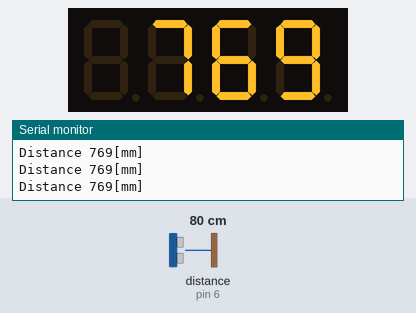
Bench run of a program on a simulated Arduino Nano, built with avr-gcc and run on an emulated ATmega328P. On the bench: 4-digit seven-segment display, the last lines printed to the serial monitor. Wiring (inferred from the names in the program): ultrasonic range finder: trigger pin 5; echo pin 6. Inputs (shaded band) come from the test bench; at power-on: distance to the obstacle (sensor on pin 6) 80 cm. The echo pulse lasts 58.3 µs per cm.

Above: at 1.2 s.
1.3 s: distance to the obstacle (sensor on pin 6) set to 2 cm
At 2.5 s:
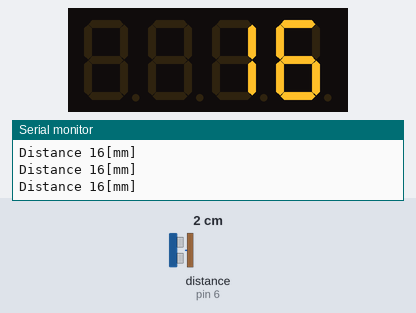
2.8 s: distance to the obstacle (sensor on pin 6) set to 4 cm
At 3.3 s:
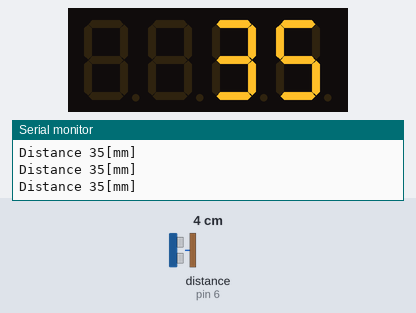
4.3 s: distance to the obstacle (sensor on pin 6) set to 35 cm
At 5.4 s:
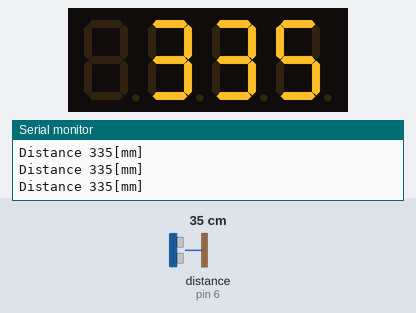
5.8 s: distance to the obstacle (sensor on pin 6) set to 9 cm
At 7.0 s:
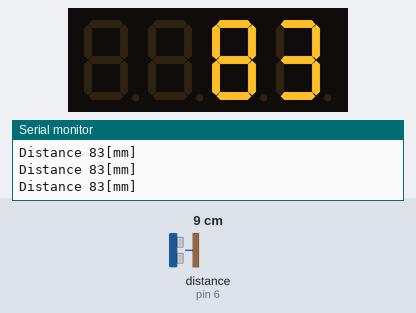
7.3 s: distance to the obstacle (sensor on pin 6) set to 18 cm
At 8.2 s:
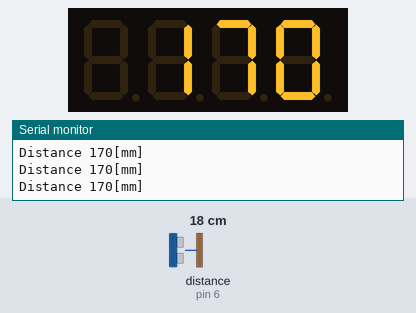

Measured:
- after the input at 1.3 s, the display: first changes at once (image 1 shows a later state)
- after the input at 2.8 s, the display: first changes at once (image 2 shows a later state)
- after the input at 4.3 s, the display: first changes at once (image 3 shows a later state)
- after the input at 5.8 s, the display: first changes at once (image 4 shows a later state)
- after the input at 7.3 s, the display: first changes at once (image 5 shows a later state)

The program:

main.cpp
```cpp
#include <Arduino.h>
#include "display.h"
#include "radar.h"

Display display;
Radar   radar;

void setup() {
   Serial.begin(9600);
}

void loop() {
   int dist_mm;

   dist_mm = radar.get_distance();
   display.show(dist_mm);
   Serial.print("Distance ");
   Serial.print(dist_mm);
   Serial.println("[mm]");
}
```

display.cpp
```cpp
#include "display.h"
#include "hw_config.h"

Display::Display() : TM1637Display(PIN_DISPLAY_CLK, PIN_DISPLAY_DIO) {
   setBrightness(0x0a);
   /* Configure available segments */
   unsigned char segments_cfg[] = { 0xff, 0xff, 0xff, 0xff };
   setSegments(segments_cfg);
}

void Display::show(unsigned int number) {
   showNumberDec(number, false, 4, 4);
}
```

display.h
```cpp
#include <TM1637Display.h>

class Display: public TM1637Display {
public:
   Display();
   void show(unsigned int number);
};
```

radar.cpp
```cpp
#include "radar.h"
#include "hw_config.h"
#include <Arduino.h>

/**
 * Cut-off frequency: 100 Hz
 * Sampling frequency: 1000 Hz
 */
#define FILT_PARAM_A    0.38 // a
#define FILT_PARAM_B    0.61 // 1-a

Radar::Radar() {
   init();
}

int Radar::get_distance(void) {
   int distance_mm = 0;
   long time_us=0;

   digitalWrite(PIN_RADAR_TRIGGER, LOW);
   delayMicroseconds(3);
   digitalWrite(PIN_RADAR_TRIGGER, HIGH);
   delayMicroseconds(10);
   digitalWrite(PIN_RADAR_TRIGGER, LOW);
   time_us = pulseIn(PIN_RADAR_ECHO, HIGH);
   time_us = filter_low_pass(time_us, time_filt_prev);
   time_filt_prev = time_us;
   /* The time is for both ways, to the object and back */
   distance_mm = (int)(((float)time_us)*0.34/2);
   return(distance_mm);
}

long Radar::filter_low_pass(long value, long prev_value) {
   return (long)(FILT_PARAM_A*(float)value + FILT_PARAM_B*(float)prev_value);
}

void Radar::init(void) {
   pinMode(PIN_RADAR_TRIGGER, OUTPUT);
   pinMode(PIN_RADAR_ECHO, INPUT);
   time_filt_prev = 0;
}
```

radar.h
```cpp
class Radar {
   public:
      Radar();
      int get_distance(void);

   private:
      long time_filt_prev;

      void init(void);
      long filter_low_pass(long value, long prev_value);
};
```

hw_config.h
```cpp
#define PIN_RADAR_TRIGGER 5
#define PIN_RADAR_ECHO    6

#define PIN_DISPLAY_CLK   8
#define PIN_DISPLAY_DIO   9
```
